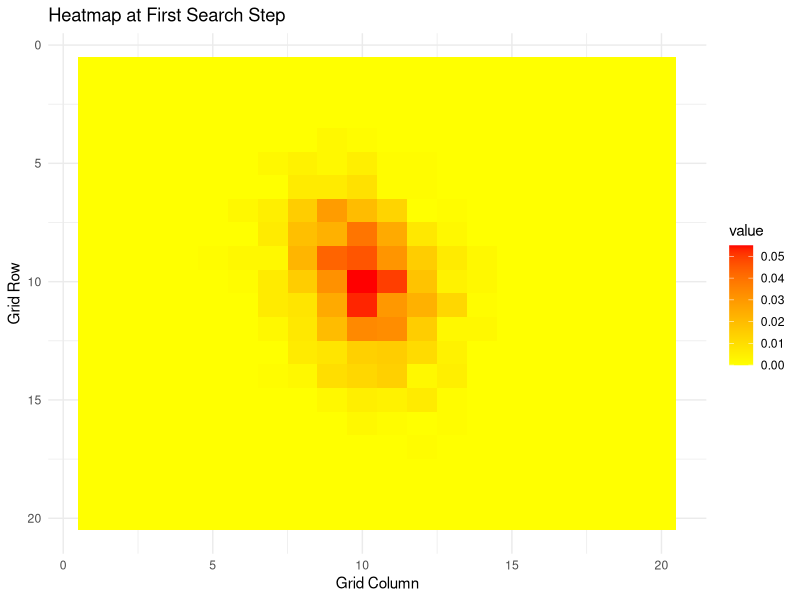
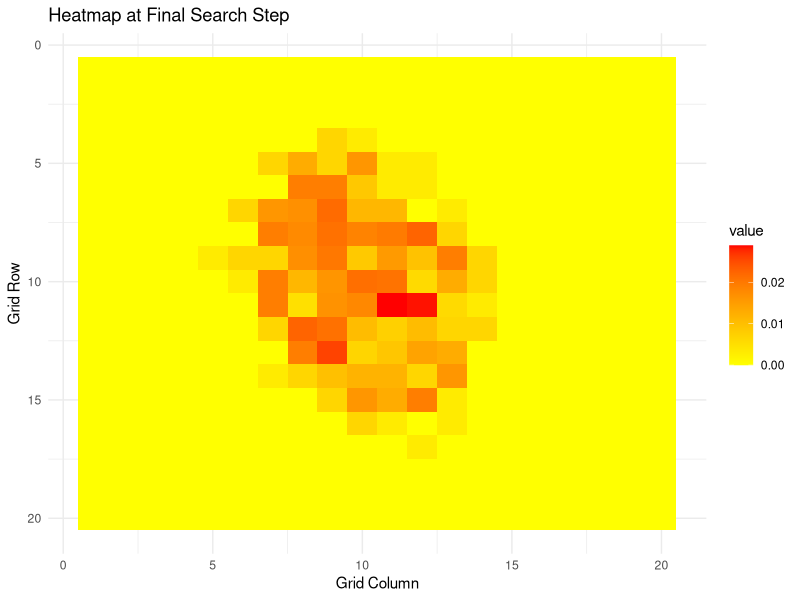
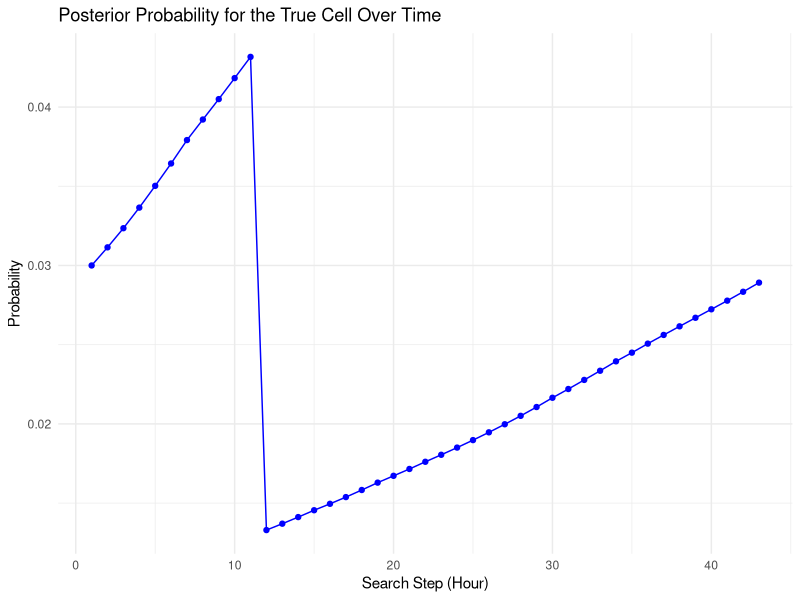

Recreate these plots in R, in order.
#### Required Libraries ####
library(ggplot2)
library(MASS)

#### Data Generating Functions ####
generate_lost <- function(grid_size, nsims){
  # Function to generate the prior distribution for the 
  # location of the lost fisherman.
  # Args: 
  #       grid_size: the dimensions of the square search grid.
  #       nsims: number of samples to base the prior distribution on.
  
  mu_vec  <- c(grid_size/2, grid_size/2)
  sig_mat <- matrix(c(2, 1, 5, 5), 2, 2)
  
  dat <- mvrnorm(nsims, mu_vec, sig_mat)
  dat <- round(abs(dat))
  
  prior <- matrix(rep(0, grid_size^2), grid_size, grid_size)
  for (i in 1:nrow(dat)){
    # Ensure the simulated location is within the grid
    if (dat[i,1] < grid_size & dat[i,2] < grid_size){
      prior[dat[i,1], dat[i,2]] <- prior[dat[i,1], dat[i,2]] + 1
    }
  }
  prior <- prior/sum(prior)
  return(prior)
}

generate_fisherman <- function(grid_size){
  # Function to generate the true location of the lost fisherman.
  # This does not affect the search decision as it is unknown
  # to the search crew.
  # Args: 
  #       grid_size: the dimensions of the square search grid.
  
  mu_vec  <- c(grid_size/2, grid_size/2)
  sig_mat <- matrix(c(2, 1, 5, 5), 2, 2)
  
  location  <- round(mvrnorm(1, mu_vec, sig_mat))
  # Ensure the location is within bounds
  location[location >= grid_size] <- grid_size - 1
  true_grid <- matrix(rep(0, grid_size^2), grid_size, grid_size)
  true_grid[location[1], location[2]] <- 1
  
  return(true_grid)
}

#### Simulation Setup ####
search_size <- 20
# Generate the prior distribution using 1000 simulations
prior_grid <- generate_lost(search_size, nsims = 1000)
# Flatten the prior grid to a vector (cell ordering: row-wise)
theta <- as.vector(prior_grid)

# Generate detection probabilities for each cell:
# Using a uniform random value between 0.6 and 0.9 for each cell.
unifs <- runif(search_size^2, min = 0.6, max = 0.9)
detect_pr <- matrix(unifs, ncol = search_size)
p <- as.vector(detect_pr)

# Generate the true location of the fisherman (unknown to the search crew)
true_grid <- generate_fisherman(search_size)
# Identify the true cell (row-wise indexing)
true_cell <- which(as.vector(true_grid) == 1)
cat("True cell where the fisherman is located:", true_cell, "\n")

#### Helper Function: Heatmap Plotting ####
plot_heatmap <- function(theta, grid_size, title = "Heatmap of Occurrence Probabilities"){
  prob_matrix <- matrix(theta, nrow = grid_size, ncol = grid_size, byrow = TRUE)
  ggplot(melt(prob_matrix), aes(Var2, Var1, fill = value)) +
    geom_tile() +
    scale_fill_gradient(low = "yellow", high = "red") +
    labs(x = "Grid Column", y = "Grid Row", title = title) +
    scale_y_reverse() +
    theme_minimal()
}

#### Function to Update Probabilities ####
update_probabilities <- function(theta, p, searched_cell) {
  # For the searched cell: update using Equation 3
  theta_new <- theta
  theta_new[searched_cell] <- (1 - p[searched_cell]) * theta[searched_cell] /
    (1 - p[searched_cell] * theta[searched_cell])
  
  # For all other cells: update using Equation 4
  theta_new[-searched_cell] <- theta[-searched_cell] / (1 - p[searched_cell] * theta[searched_cell])
  
  # Normalize to ensure probabilities sum to 1 (numerical stability)
  theta_new <- theta_new / sum(theta_new)
  return(theta_new)
}

#### Simulation of the Search Process ####
n_hours <- 48  # maximum number of search steps (1 search per hour)
true_cell_prob <- numeric()  # Track the posterior probability for the true cell

# For saving snapshots of the heatmap
theta_first <- NULL
theta_last <- NULL

# Search process simulation loop
for (hour in 1:n_hours) {
  # Calculate the chance of successful detection in each cell:
  # product of occurrence probability and detection probability.
  detection_chance <- theta * p
  
  # Select the cell with the highest chance of detection
  search_cell <- which.max(detection_chance)
  
  # Simulate the search in the chosen cell with a Bernoulli trial:
  detected <- rbinom(1, 1, p[search_cell])
  cat("Hour", hour, ": Searching cell", search_cell, "- Detected:", detected, "\n")
  
  # Record the current probability for the true cell
  true_cell_prob <- c(true_cell_prob, theta[true_cell])
  
  # Save heatmap snapshot at the first search
  if (hour == 1) {
    theta_first <- theta
  }
  
  # If the searched cell is the true cell and the fisherman is detected, stop the search.
  if (search_cell == true_cell && detected == 1) {
    cat("Fisherman found in cell", search_cell, "at hour", hour, "\n")
    break
  }
  
  # Update probabilities based on the search outcome (no detection)
  theta <- update_probabilities(theta, p, search_cell)
}

# Save the final heatmap snapshot
theta_last <- theta

#### Visualization ####
# Plot heatmaps: at the first search step and at the final search step
# (if running interactively, use print() to display ggplot objects)
library(reshape2)  # for melting matrices for ggplot

p1 <- plot_heatmap(theta_first, search_size, title = "Heatmap at First Search Step")
p2 <- plot_heatmap(theta_last, search_size, title = "Heatmap at Final Search Step")

print(p1)
print(p2)

# Plot the evolution of the posterior probability for the true cell over time
df_true <- data.frame(Hour = 1:length(true_cell_prob), 
                      True_Cell_Probability = true_cell_prob)
ggplot(df_true, aes(x = Hour, y = True_Cell_Probability)) +
  geom_line(color = "blue") +
  geom_point(color = "blue") +
  labs(title = "Posterior Probability for the True Cell Over Time",
       x = "Search Step (Hour)", y = "Probability") +
  theme_minimal()

